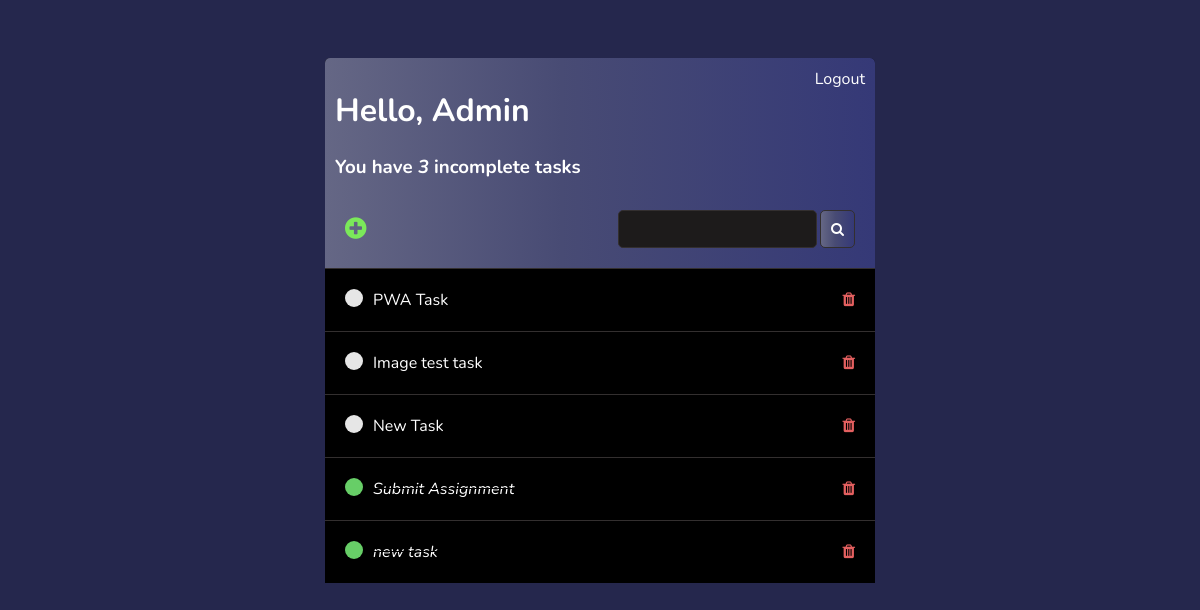
Page / (signed in) on the earlier database version.
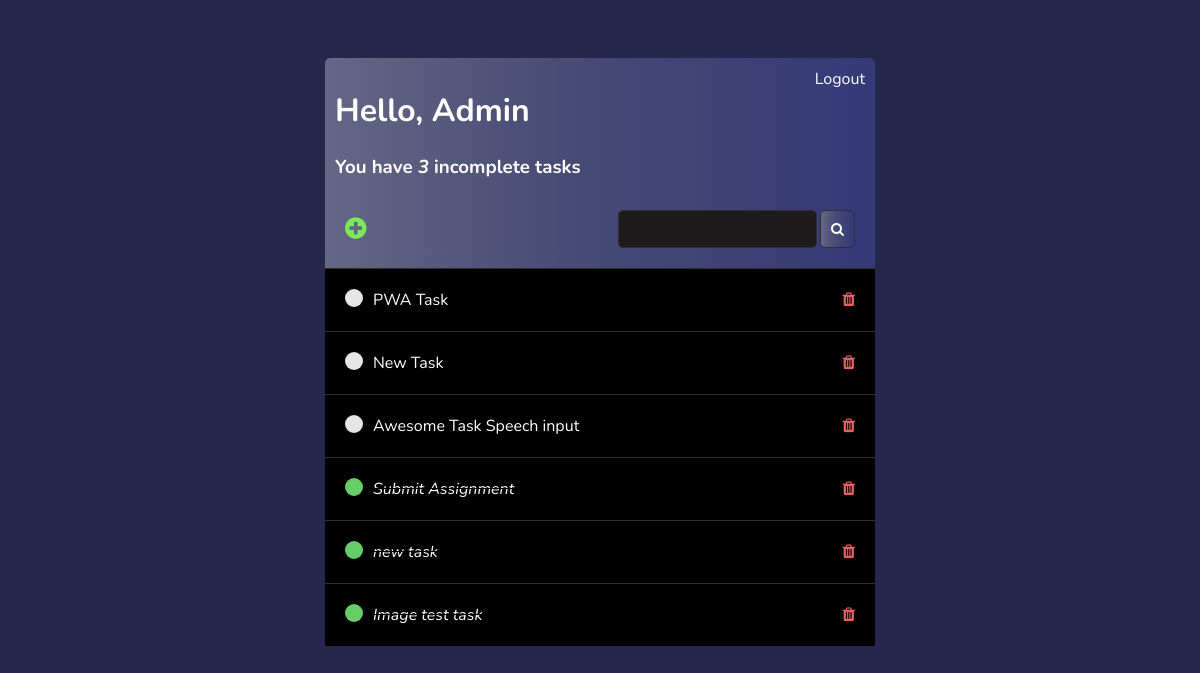
Same page on the later database version.
### base/models.py (models this page shows)
class Task(models.Model):
    user = models.ForeignKey(User, on_delete=models.CASCADE, blank = True, null = True)
    title = models.CharField(max_length = 100)
    description =  models.TextField(null= True, blank = True)
    complete = models.BooleanField(default = False)
    duedate = models.DateTimeField(auto_now=False, auto_now_add=False, blank = True, null = True)
    image = models.ImageField(blank=True, null=True, upload_to="images/")
    def __str__(self):
        return self.title
    class Meta:
        ordering = ['complete']

### base/views.py (the view)
# urls.py: path('', TaskList.as_view(), name='tasks'),
class TaskList(LoginRequiredMixin ,ListView):
    model = Task
    context_object_name = 'tasks'
    def get_context_data(self, **kwargs):
        context = super().get_context_data(**kwargs)
        context["tasks"] = context["tasks"].filter(user = self.request.user)
        context["count"] = context["tasks"].filter(complete = False).count()
        search_input = self.request.GET.get('search_area') or ''
        if search_input:
            context["tasks"] = context["tasks"].filter(title__icontains = search_input)
        context["search_input"] = search_input
        return context

### base/templates/base/task_list.html (shortened to what this page needs)
{% extends 'base/main.html' %}
{% block body %}
<div class="header-bar">
    <div>
        <h1>Hello, {{request.user|title}}</h1>
        <h3 style="margin:0">You have <i>{{count}}</i> incomplete task{{ count|pluralize:"s"}}</h3>
    </div>
    {% if request.user.is_authenticated%}
    <a href="{% url 'account_logout' %}">Logout</a>
    {% else %}
    <a href="{% url 'login' %}">Login</a>
    {% endif %}
</div>
<div id="search-add-wrapper">
    <a id="add-link" href="{% url 'task-create' %}"><i class="fa fa-plus-circle"></i></a>
    <form id="input-form" action="" method="GET">
        <input type="text" name="search_area" value="{{search_input}}">
        <button class="button" type="submit"><i class="fa fa-search"></i></button>
    </form>
</div>
<div class="task-items-wrapper">
    {% for task in tasks %}
    <div class="task-wrapper">
        {% if task.complete == True %}
        <div class="task-title">
            <div class="task-complete-icon"></div>
            <i><s><a href="{% url 'task-update' task.id %}">{{task}}</a></s></i>
        </div>
        <a class="delete-link" href="{% url 'task-delete' task.id %}"><i class="fa fa-trash"></i>
            {% else %}
            <div class="task-title">
                <div class="task-incomplete-icon"></div>
                <a href="{% url 'task-update' task.id %}">{{task}}</a>
            </div>
            <a class="delete-link" href="{% url 'task-delete' task.id %}"><i class="fa fa-trash"></i>
                {% endif %}
            </a>
    </div>
    {% empty %}
    <div class="update-form-wrapper">
        <p>You are free!</p>
    </div>
    {% endfor %}
</div>
{% endblock body %}

### base/templates/base/main.html (shortened to what this page needs)
<!DOCTYPE html>
<html lang="en">
{% load static %}
{% load pwa %}
<head>
    <link rel="stylesheet" href="https://cdnjs.cloudflare.com/ajax/libs/font-awesome/4.7.0/css/font-awesome.min.css">
</head>
<body>
    <div class="container">
        {% block body %}
        {% endblock body %}
    </div>
</body>
</html>

### base/templates/base/main.html (style rules this page uses)
body { background-color: #25274D; font-family: 'Nunito', sans-serif; padding-top: 50px; }
.container { max-width: 550px; margin: auto; background-color: black; -webkit-box-shadow: 2px 2px 13px -4px rgba(0, 0, 0, 0,21); box-shadow: 2px 2px 13px -4px rgba(0, 0, 0, 0,21); border-radius: 5px 5px 5px 5px; }
h1, h2, h3, h4, h5, h6 { font-family: 'Nunito', sans-serif; color: white; }
a, p, ul { color: white; text-decoration: none; }
.header-bar { display: flex; justify-content: space-between; color:#fff; padding :10px; border-radius: 5px 5px 0 0; background: linear-gradient(90deg, #656785 0%, #484b74 43%, #353977 100%); }
.header-bar a { color: white; text-decoration: none; }
.task-wrapper { display: flex; align-items: center; justify-content:space-between; padding:20px; background-color: black; border-top: 1px solid rgb(51, 47, 47); color: black; }
.task-title { display: flex; }
.task-title a { margin-left: 10px; }
.task-complete-icon { height:18px; width:18px; background-color: rgb(103, 206, 103); border-radius: 50%; }
.task-incomplete-icon { height: 18px; width: 18px; background-color:rgb(230, 230, 230); border-radius: 50%; }
.fa-trash { color:rgb(228, 96, 96); }
#search-add-wrapper { display: flex; justify-content: space-between; align-items: center; padding: 20px; background: linear-gradient(90deg, #656785 0%, #484b74 43%, #353977 100%); }
#add-link { color: rgb(123, 233, 90); font-size: 25px; }
input[type = text], input[type = password], textarea { margin-right: 3px; border: 1px solid rgb(51, 47, 47); border-radius: 5px; padding: 10px; width: 90%; background-color: rgb(29, 27, 27); color: white; }
.button { border: 1px solid rgb(51, 47, 47); background: linear-gradient(90deg, #656785 0%, #484b74 43%, #353977 100%); color: white; padding: 10px; font-size: 14px; border-radius: 5px; cursor: pointer; text-decoration: none; }
#input-form { display: flex; }

Differences in the rows shown:
added Task: title "Awesome Task Speech input"
changed Task "Image test task": complete False → True (drawn); moves down the list
